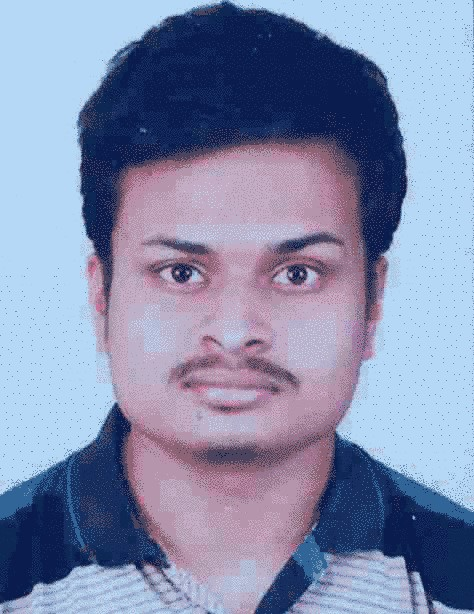
#> input picture person.jpg, 474 x 614 px, given in place of the camera
$ jupyter execute --allow-errors 'face recognition.ipynb'
#> lines starting #> are read from the running program, lines starting #| are printed output that depends on the picture
#> further down, frame is the input picture: shape (614, 474, 3); mean B, G, R 173.8, 141.1, 131.7
#> `gray=cv.cvtColor(frame,cv.COLOR_BGR2GRAY)`:
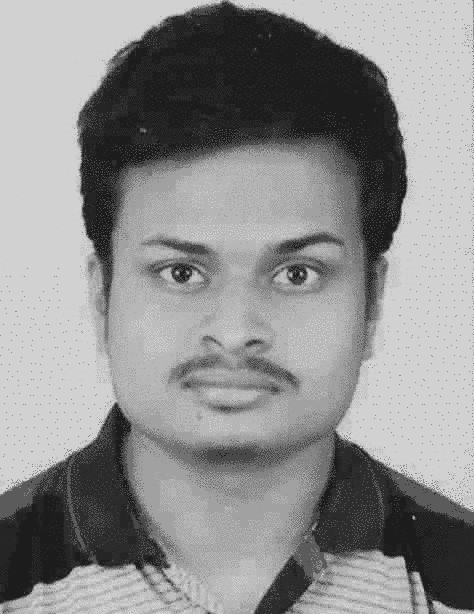
#> gray: shape (614, 474); min 14, max 224, mean 142
#> `faces_react=haar_cascade.detectMultiScale(gray,1.1,4)`: faces_react = [[73, 146, 331, 331]]
[cell 1]
import numpy as np
import cv2 as cv
import os

[cell 2]
# img=cv.imread("person.jpg")
# cv.imshow("MY_IMAGE",img)

[cell 3]
# gray=cv.cvtColor(img,cv.COLOR_BGR2GRAY)
# cv.imshow("Gray_IMAGE",gray)

[cell 4]
# ## Importing of haar cascade
# hc=cv.CascadeClassifier("haar_face.xml")

[cell 5]
# face_react=hc.detectMultiScale(gray,scaleFactor=1.1,minNeighbors=3)

[cell 6]
# #No of faces
# len(face_react)

[cell 7]
# #now drawing box around face
# for (x,y,w,h) in face_react:
#     cv.rectangle(img,(x,y),(x+w,y+h),thickness=3,color=(0,255,0))

# cv.imshow("Detected_face",img)

[cell 8]
# [42 lines of commented-out code are left out]

[cell 9]
feeling={}
dir=r"C:\Users\HP\OneDrive\Desktop\semi project 5\train"
#> (the rest of this cell did not finish here and is left out)

[cell 10]
feeling

[cell 11]
feel=list(feeling.keys())
features=[]
labels=[]

[cell 12]
feel

[cell 13]
haar_cascade=cv.CascadeClassifier('haar_face.xml')

[cell 14]
# creating of data
def create_train():
    for f in feel:
        path=os.path.join(dir,f)
        label=feel.index(f)
        for img in os.listdir(path):
            img_path=os.path.join(path,img)
            img_array=cv.imread(img_path)
            gray=cv.cvtColor(img_array,cv.COLOR_BGR2GRAY)
            face_react=haar_cascade.detectMultiScale(gray,scaleFactor=1.1,minNeighbors=3)
            for (x,y,w,h) in face_react:
                faces_roi=gray[y:y+h,x:x+w]
                #resize it so that it can be converted to np array
                faces_roi_resized = cv.resize(faces_roi, (100,100))

                features.append(faces_roi_resized)
                labels.append(label)

[cell 15]
create_train()

[cell 16]
features

[cell 17]
#model training
# Convert lists to numpy arrays
features = np.array(features)
labels = np.array(labels)

[cell 18]
len(features)

[cell 19]
# Create and train the face recognizer
face_recognizer = cv.face.LBPHFaceRecognizer_create()
#> (the rest of this cell did not finish here and is left out)

[cell 20]
#Save all
np.save('labels.npy',labels)
np.save('features.npy',features)
face_recognizer.save('face_trained.yml')

[cell 21]
cap=cv.VideoCapture(0)

#> (the rest of this cell did not finish here and is left out)
